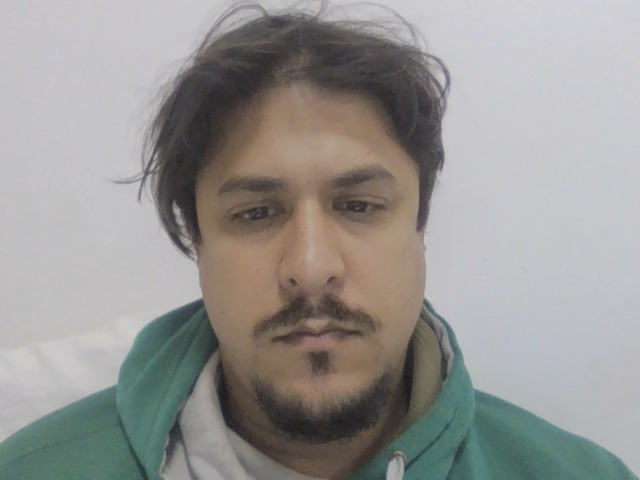
#> input picture biometria/36483667850_0.jpg, 640 x 480 px
$ python -i watermark.py   (imports and definitions only)
#> lines starting #> are read from the running program, lines starting #| are printed output that depends on the picture
from PIL import Image, ImageDraw, ImageFont
import os

def apply_watermark(input_image_path: str, output_image_path: str, text: str = "PAULA CALDAS FOTOGRAFIA"):
    """
    Abre uma imagem, adiciona uma marca de seguranca gigante na horizontal e nas diagonais,
    e salva o resultado no caminho de destino.
    """
#> called with input_image_path = 'biometria/36483667850_0.jpg', output_image_path = 'out.png', text = 'PAULA CALDAS FOTOGRAFIA'
    try:
        # Abre a imagem original
        image = Image.open(input_image_path).convert("RGBA")
        width, height = image.size
#> width = 640; height = 480

        # Cria uma camada transparente para a marca d'agua
        txt_layer = Image.new("RGBA", image.size, (255, 255, 255, 0))

        # Calcula o tamanho da fonte para preencher 90% da largura
        try:
            # Aproximacao: a largura do texto em Arial e cerca de 55% do tamanho da fonte por caractere
            font_size = int((width * 0.95) / (len(text) * 0.55))
#> font_size = 48
            font = ImageFont.truetype("arial.ttf", font_size)
        except IOError:
            font = ImageFont.load_default()

        # Cria um canvas apenas para o texto (com margem para poder rotacionar sem cortar)
        temp_draw = ImageDraw.Draw(txt_layer)
        bbox = temp_draw.textbbox((0, 0), text, font=font)
#> bbox = (0, 9, 686, 46)
        text_w = bbox[2] - bbox[0]
#> text_w = 686
        text_h = bbox[3] - bbox[1]
#> text_h = 37

        # Tamanho do canvas de texto
        text_canvas_w = int(text_w * 1.5)
#> text_canvas_w = 1029
        text_canvas_h = int(text_h * 3.0)
#> text_canvas_h = 111
        text_img = Image.new("RGBA", (text_canvas_w, text_canvas_h), (255, 255, 255, 0))
        text_draw = ImageDraw.Draw(text_img)

        # Desenha o texto no canvas de texto (transparente e centralizado)
        # 128 = 50% de opacidade
        text_x = (text_canvas_w - text_w) / 2
#> text_x = 171.5
        text_y = (text_canvas_h - text_h) / 2
#> text_y = 37
        text_draw.text((text_x, text_y), text, font=font, fill=(255, 255, 255, 128))

        # --- 1. Horizontal (Centro) ---
        txt_layer.paste(text_img, (int((width - text_canvas_w) / 2), int((height - text_canvas_h) / 2)), text_img)

        # --- 2. Diagonal 1 (Top-Left para Bottom-Right) ---
        diag1 = text_img.rotate(45, expand=1)
        txt_layer.paste(diag1, (int((width - diag1.width) / 2), int((height - diag1.height) / 2)), diag1)

        # --- 3. Diagonal 2 (Bottom-Left para Top-Right) ---
        diag2 = text_img.rotate(-45, expand=1)
        txt_layer.paste(diag2, (int((width - diag2.width) / 2), int((height - diag2.height) / 2)), diag2)

        # Mescla a imagem original com a camada de texto
        watermarked = Image.alpha_composite(image, txt_layer)
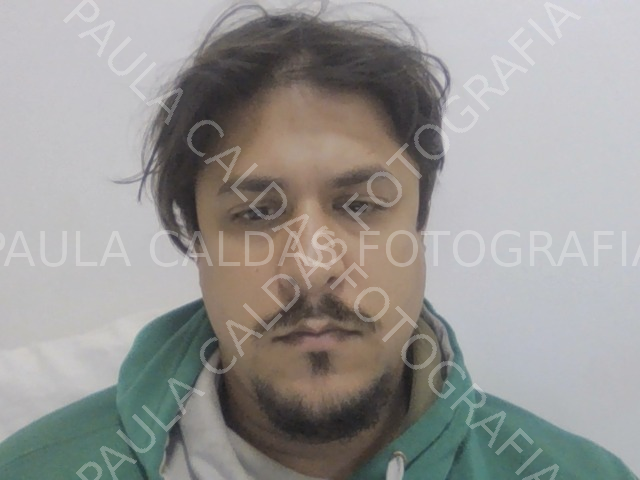
#> watermarked: PIL image 640x480 RGBA; mean R, G, B, A 152.4, 151.2, 148.6, 255

        # Converte para RGB para salvar como JPEG (com boa qualidade)
        watermarked.convert("RGB").save(output_image_path, "JPEG", quality=90)

        print(f"Marca d'agua enorme e diagonal aplicada com sucesso: {output_image_path}")
        return True

    except Exception as e:
        print(f"Erro ao aplicar marca d'agua na imagem {input_image_path}: {e}")
        return False

# [2 lines not run here, left out]

>>> result = apply_watermark('biometria/36483667850_0.jpg', 'out.png')

$ run again, on biometria/36483667850_1.jpg
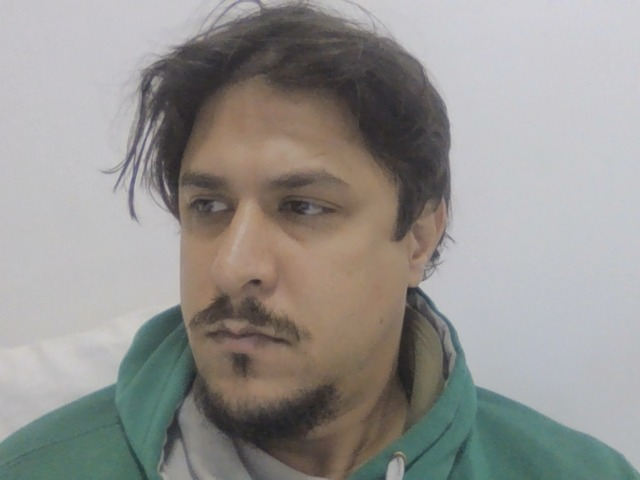
#> input picture biometria/36483667850_1.jpg, 640 x 480 px
#> bbox = (0, 9, 686, 46)
#> text_w = 686
#> text_h = 37
#> text_canvas_w = 1029
#> text_canvas_h = 111
#> text_x = 171.5
#> text_y = 37
#> in apply_watermark, `watermarked = Image.alpha_composite(image, txt_layer)`:
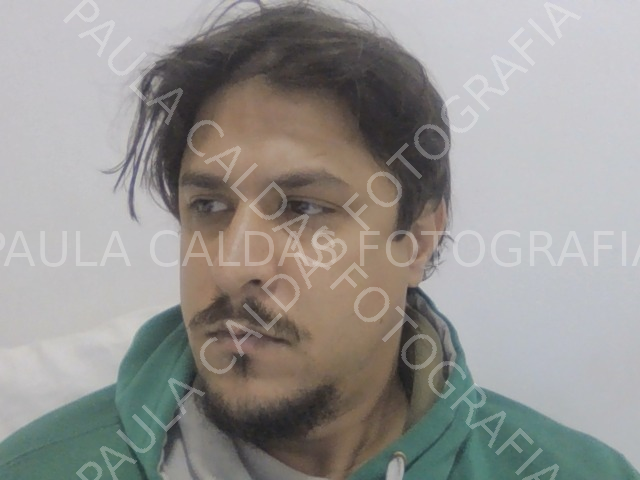
#> watermarked: PIL image 640x480 RGBA; mean R, G, B, A 150.3, 148.6, 145.5, 255

$ run again, on biometria/36483667850_2.jpg
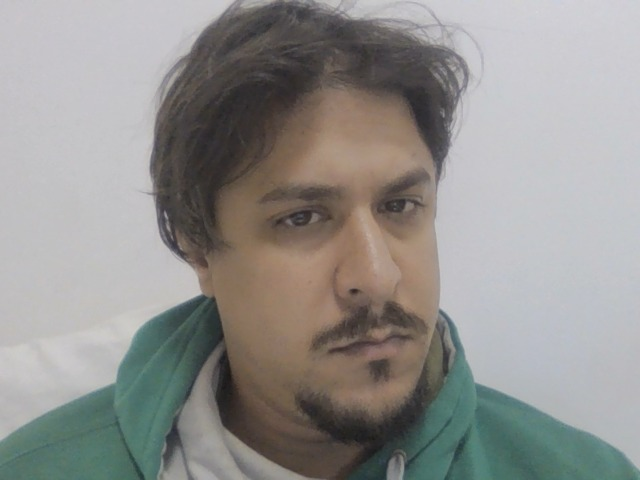
#> input picture biometria/36483667850_2.jpg, 640 x 480 px
#> bbox = (0, 9, 686, 46)
#> text_w = 686
#> text_h = 37
#> text_canvas_w = 1029
#> text_canvas_h = 111
#> text_x = 171.5
#> text_y = 37
#> in apply_watermark, `watermarked = Image.alpha_composite(image, txt_layer)`:
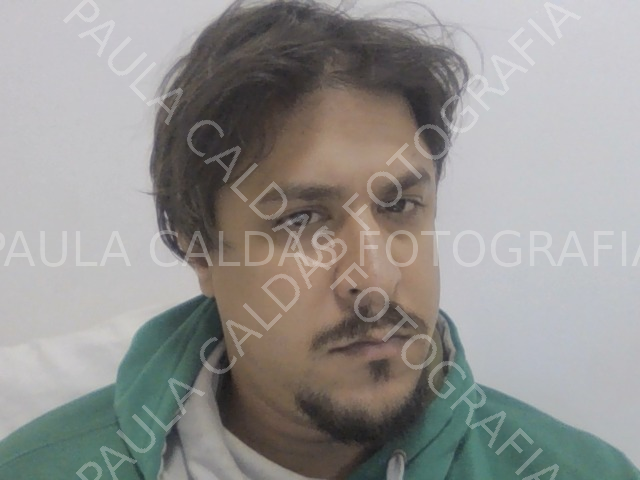
#> watermarked: PIL image 640x480 RGBA; mean R, G, B, A 148.2, 146.9, 144.2, 255
